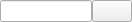
<?xml version="1.0" encoding="UTF-8"?>
<ui version="4.0">
 <class>BaseComboClass</class>
 <widget class="QWidget" name="BaseComboClass">
  <property name="geometry">
   <rect>
    <x>0</x>
    <y>0</y>
    <width>132</width>
    <height>22</height>
   </rect>
  </property>
  <property name="sizePolicy">
   <sizepolicy hsizetype="Preferred" vsizetype="Preferred">
    <horstretch>0</horstretch>
    <verstretch>0</verstretch>
   </sizepolicy>
  </property>
  <property name="minimumSize">
   <size>
    <width>0</width>
    <height>0</height>
   </size>
  </property>
  <property name="maximumSize">
   <size>
    <width>16777215</width>
    <height>22</height>
   </size>
  </property>
  <property name="windowTitle">
   <string>Form</string>
  </property>
  <layout class="QVBoxLayout" name="verticalLayout_3">
   <property name="spacing">
    <number>0</number>
   </property>
   <property name="leftMargin">
    <number>0</number>
   </property>
   <property name="topMargin">
    <number>0</number>
   </property>
   <property name="rightMargin">
    <number>0</number>
   </property>
   <property name="bottomMargin">
    <number>0</number>
   </property>
   <item>
    <layout class="QHBoxLayout" name="horizontalLayout">
     <property name="spacing">
      <number>0</number>
     </property>
     <item>
      <widget class="QLineEdit" name="lineEdit"/>
     </item>
     <item alignment="Qt::AlignTop">
      <widget class="QPushButton" name="pushButton">
       <property name="text">
        <string/>
       </property>
       <property name="checkable">
        <bool>true</bool>
       </property>
      </widget>
     </item>
    </layout>
   </item>
  </layout>
 </widget>
 <resources/>
 <connections/>
</ui>
